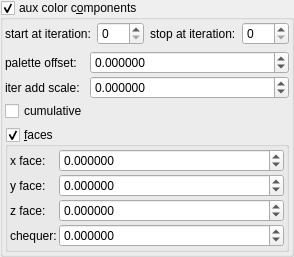
    <widget class="MyGroupBox" name="groupCheck_fold_color_aux_color_enabled_false">
     <property name="title">
      <string>aux color c&amp;omponents</string>
     </property>
     <property name="checkable">
      <bool>true</bool>
     </property>
     <layout class="QVBoxLayout" name="verticalLayout_12">
      <property name="leftMargin">
       <number>2</number>
      </property>
      <property name="topMargin">
       <number>2</number>
      </property>
      <property name="rightMargin">
       <number>2</number>
      </property>
      <property name="bottomMargin">
       <number>2</number>
      </property>
      <item>
       <layout class="QHBoxLayout" name="horizontalLayout_21" stretch="0,1,0,1">
        <item>
         <widget class="QLabel" name="label_102">
          <property name="text">
           <string>start at iteration:</string>
          </property>
         </widget>
        </item>
        <item>
         <widget class="MySpinBox" name="spinboxInt_fold_color_start_iterations_A">
          <property name="sizePolicy">
           <sizepolicy hsizetype="Minimum" vsizetype="Maximum">
            <horstretch>0</horstretch>
            <verstretch>0</verstretch>
           </sizepolicy>
          </property>
          <property name="minimum">
           <number>0</number>
          </property>
          <property name="maximum">
           <number>999</number>
          </property>
          <property name="value">
           <number>0</number>
          </property>
         </widget>
        </item>
        <item>
         <widget class="QLabel" name="label_74">
          <property name="text">
           <string>stop at iteration:</string>
          </property>
         </widget>
        </item>
        <item>
         <widget class="MySpinBox" name="spinboxInt_fold_color_stop_iterations_A">
          <property name="sizePolicy">
           <sizepolicy hsizetype="Preferred" vsizetype="Maximum">
            <horstretch>0</horstretch>
            <verstretch>0</verstretch>
           </sizepolicy>
          </property>
          <property name="maximum">
           <number>999</number>
          </property>
         </widget>
        </item>
       </layout>
      </item>
      <item>
       <layout class="QGridLayout" name="gridLayout_30" columnstretch="0,1">
        <property name="spacing">
         <number>2</number>
        </property>
        <item row="1" column="0">
         <widget class="QLabel" name="label_17">
          <property name="text">
           <string>iter add scale:</string>
          </property>
         </widget>
        </item>
        <item row="2" column="0">
         <widget class="MyCheckBox" name="checkBox_fold_color_aux_color_enabledB_false">
          <property name="text">
           <string notr="true">cumulative</string>
          </property>
         </widget>
        </item>
        <item row="0" column="0">
         <widget class="QLabel" name="label_18">
          <property name="text">
           <string>palette offset:</string>
          </property>
         </widget>
        </item>
        <item row="1" column="1">
         <widget class="MyDoubleSpinBox" name="spinbox_fold_color_difs0">
          <property name="sizePolicy">
           <sizepolicy hsizetype="Minimum" vsizetype="Maximum">
            <horstretch>0</horstretch>
            <verstretch>0</verstretch>
           </sizepolicy>
          </property>
          <property name="prefix">
           <string/>
          </property>
          <property name="suffix">
           <string/>
          </property>
          <property name="decimals">
           <number>6</number>
          </property>
          <property name="minimum">
           <double>-100.000000000000000</double>
          </property>
          <property name="maximum">
           <double>100.000000000000000</double>
          </property>
          <property name="singleStep">
           <double>0.100000000000000</double>
          </property>
         </widget>
        </item>
        <item row="0" column="1">
         <widget class="MyDoubleSpinBox" name="spinbox4_fold_color_difs_0000_x">
          <property name="sizePolicy">
           <sizepolicy hsizetype="Minimum" vsizetype="Maximum">
            <horstretch>0</horstretch>
            <verstretch>0</verstretch>
           </sizepolicy>
          </property>
          <property name="prefix">
           <string/>
          </property>
          <property name="suffix">
           <string/>
          </property>
          <property name="decimals">
           <number>6</number>
          </property>
          <property name="minimum">
           <double>-100.000000000000000</double>
          </property>
          <property name="maximum">
           <double>100.000000000000000</double>
          </property>
          <property name="singleStep">
           <double>0.100000000000000</double>
          </property>
         </widget>
        </item>
       </layout>
      </item>
      <item>
       <widget class="MyGroupBox" name="groupCheck_fold_color_aux_color_enabledA_false">
        <property name="title">
         <string>&amp;faces</string>
        </property>
        <property name="checkable">
         <bool>true</bool>
        </property>
        <layout class="QVBoxLayout" name="verticalLayout_15" stretch="0">
         <property name="spacing">
          <number>2</number>
         </property>
         <property name="leftMargin">
          <number>2</number>
         </property>
         <property name="topMargin">
          <number>2</number>
         </property>
         <property name="rightMargin">
          <number>2</number>
         </property>
         <property name="bottomMargin">
          <number>2</number>
         </property>
         <item>
          <layout class="QGridLayout" name="gridLayout_6" columnstretch="0,1">
           <property name="spacing">
            <number>2</number>
           </property>
           <item row="0" column="0">
            <widget class="QLabel" name="label_289">
             <property name="text">
              <string>x face:</string>
             </property>
            </widget>
           </item>
           <item row="1" column="1">
            <widget class="MyDoubleSpinBox" name="spinbox4_fold_color_difs_0000_z">
             <property name="sizePolicy">
              <sizepolicy hsizetype="Minimum" vsizetype="Maximum">
               <horstretch>0</horstretch>
               <verstretch>0</verstretch>
              </sizepolicy>
             </property>
             <property name="prefix">
              <string/>
             </property>
             <property name="suffix">
              <string/>
             </property>
             <property name="decimals">
              <number>6</number>
             </property>
             <property name="minimum">
              <double>-100.000000000000000</double>
             </property>
             <property name="maximum">
              <double>100.000000000000000</double>
             </property>
             <property name="singleStep">
              <double>0.100000000000000</double>
             </property>
            </widget>
           </item>
           <item row="0" column="1">
            <widget class="MyDoubleSpinBox" name="spinbox4_fold_color_difs_0000_y">
             <property name="sizePolicy">
              <sizepolicy hsizetype="Minimum" vsizetype="Maximum">
               <horstretch>0</horstretch>
               <verstretch>0</verstretch>
              </sizepolicy>
             </property>
             <property name="prefix">
              <string/>
             </property>
             <property name="suffix">
              <string/>
             </property>
             <property name="decimals">
              <number>6</number>
             </property>
             <property name="minimum">
              <double>-100.000000000000000</double>
             </property>
             <property name="maximum">
              <double>100.000000000000000</double>
             </property>
             <property name="singleStep">
              <double>0.100000000000000</double>
             </property>
            </widget>
           </item>
           <item row="2" column="1">
            <widget class="MyDoubleSpinBox" name="spinbox4_fold_color_difs_0000_w">
             <property name="sizePolicy">
              <sizepolicy hsizetype="Minimum" vsizetype="Maximum">
               <horstretch>0</horstretch>
               <verstretch>0</verstretch>
              </sizepolicy>
             </property>
             <property name="prefix">
              <string/>
             </property>
             <property name="suffix">
              <string/>
             </property>
             <property name="decimals">
              <number>6</number>
             </property>
             <property name="minimum">
              <double>-100.000000000000000</double>
             </property>
             <property name="maximum">
              <double>100.000000000000000</double>
             </property>
             <property name="singleStep">
              <double>0.100000000000000</double>
             </property>
            </widget>
           </item>
           <item row="3" column="0">
            <widget class="QLabel" name="label_180">
             <property name="text">
              <string>chequer:</string>
             </property>
            </widget>
           </item>
           <item row="2" column="0">
            <widget class="QLabel" name="label_179">
             <property name="text">
              <string>z face:</string>
             </property>
            </widget>
           </item>
           <item row="3" column="1">
            <widget class="MyDoubleSpinBox" name="spinbox_transf_offset_0">
             <property name="sizePolicy">
              <sizepolicy hsizetype="Minimum" vsizetype="Maximum">
               <horstretch>0</horstretch>
               <verstretch>0</verstretch>
              </sizepolicy>
             </property>
             <property name="prefix">
              <string/>
             </property>
             <property name="suffix">
              <string/>
             </property>
             <property name="decimals">
              <number>6</number>
             </property>
             <property name="minimum">
              <double>-99.999899999999997</double>
             </property>
             <property name="maximum">
              <double>99.999899999999997</double>
             </property>
             <property name="singleStep">
              <double>0.100000000000000</double>
             </property>
            </widget>
           </item>
           <item row="1" column="0">
            <widget class="QLabel" name="label_178">
             <property name="text">
              <string>y face:</string>
             </property>
            </widget>
           </item>
          </layout>
         </item>
        </layout>
       </widget>
      </item>
     </layout>
    </widget>
